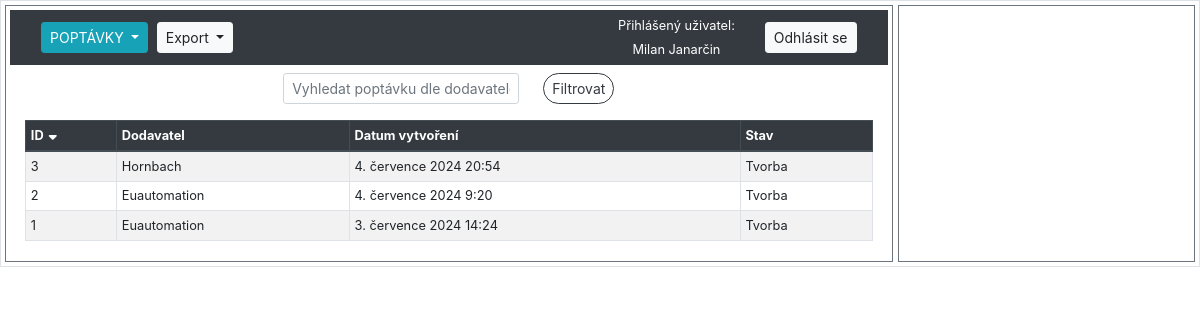
Before: /sklad/poptavky/ (signed in) with the older database file.
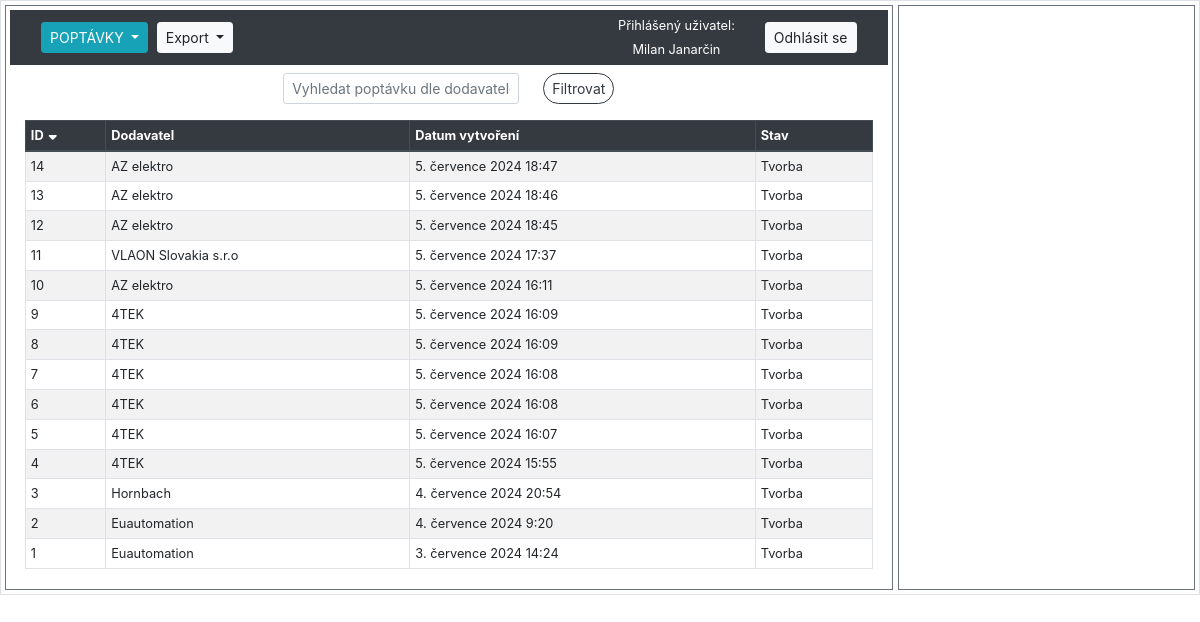
After: the same page with the newer database file.
### hpm_sklad/models.py (models this page shows, shortened)
class Poptavky(models.Model):
    class Meta:
        verbose_name_plural = 'Poptávky'
        verbose_name = 'Poptávka'
    STAVY_CHOICES = [
        ('Tvorba', 'Ve tvorbě'),
        ('Poptáno', 'Poptáno'),
        ('Uzavřeno', 'Uzavřeno'),
        ]
    dodavatel = models.ForeignKey(Dodavatele, on_delete=models.CASCADE, related_name='poptavky', verbose_name="Dodavatel")
    datum_vytvoreni = models.DateTimeField(auto_now_add=True, verbose_name="Datum vytvoření")
    stav = models.CharField(max_length=10, choices=STAVY_CHOICES, default='Tvorba', verbose_name="Stav poptávky")
    varianty = models.ManyToManyField('Varianty', through='PoptavkaVarianty')

class Dodavatele(models.Model):
    class Meta:
        verbose_name_plural = "Dodavatelé"
    LANGUAGE_CHOICES = [
        ('CZ', 'Český'),
        ('SK', 'Slovenský'),
        ('DE', 'Německý'),
        ('EN', 'Anglický')
    ]
    dodavatel = models.CharField(max_length=100, verbose_name="Dodavatel")
    kontakt = models.CharField(null=True, max_length=100, verbose_name="Kontaktní osoba")
    email = models.EmailField(null=True, max_length=100, verbose_name="E-mail")
    telefon = models.CharField(null=True, max_length=20, verbose_name="Telefon")
    jazyk = models.CharField(null=True, max_length=2, choices=LANGUAGE_CHOICES, default='CZ', verbose_name="Jazyk")
    def __str__(self):
        return f"{self.dodavatel}"

### hpm_sklad/views.py (the view, shortened to what this page needs)
# urls.py: path('sklad/poptavky/', views.PoptavkaListView.as_view(), name='poptavky'),
class PoptavkaListView(LoginRequiredMixin, ListView):
    model = Poptavky
    template_name = 'hpm_sklad/poptavky.html'
    paginate_by = 20
    export_csv = False
    def get_context_data(self, **kwargs):
        context = super().get_context_data(**kwargs)
        selected_id = self.request.GET.get('selected', None)
        if selected_id:
            context['selected_item'] = get_object_or_404(Dodavatele, id=selected_id)
        else:
            context['selected_item'] = None
        context.update({
            'db_table': 'poptavky',
            'sort': self.request.GET.get('sort', 'id'),
            'order': self.request.GET.get('order', 'down'),
            'query': self.request.GET.get('query', ''),
            'current_user': self.request.user,
        })
        return context
    def get_queryset(self):
        queryset = Poptavky.objects.all()
        query = self.request.GET.get('query', '')
        sort = self.request.GET.get('sort', 'id')
        order = self.request.GET.get('order', 'down')
        if query:
            queryset = queryset.filter(dodavatel__icontains=query)
        if order == 'down':
            sort = f"-{sort}"
        queryset = queryset.order_by(sort)
        return queryset
    def render_to_response(self, context, **response_kwargs):
        if getattr(self, 'export_csv', False):
            return self.export_to_csv(self.get_queryset())
        else:
            return super().render_to_response(context, **response_kwargs)

### hpm_sklad/templatetags/custom_filters.py (called while the page is built)
@register.filter
def url_remove_param(querystring, params):
    params = params.split(',')
    new_querystring = '&'.join(
        f"{key}={value}"
        for part in querystring.split('&')
        if '=' in part and (key := part.split('=')[0]) not in params and (value := part.split('=')[1])
    )
    return new_querystring

### hpm_sklad/templates/hpm_sklad/poptavky.html (shortened to what this page needs)
{% extends "hpm_sklad/base_left_right_column.html" %}
{% load static %}
{% load custom_filters %}
{% block left_content %}
    <form method="GET" action="" class="form-inline justify-content-center align-items-center small my-2">
        <div class="form-group mx-sm-2 mb-2">
            <input class="form-control form-control-sm mr-sm-2" type="text" name="query" placeholder="Vyhledat poptávku dle dodavatele" value="{{ request.GET.query }}">
        </div>
        <div class="form-group mx-sm-2 mb-2">
            <button class="btn btn-outline-dark btn-sm rounded-pill" type="submit">Filtrovat</button>
        </div>
    </form>
    <div class="container-fluid">
        <table class="table table-sm table-hover table-striped table-bordered">
            <thead class="thead-dark">
                <tr>
                    {% with request.GET.urlencode as querystring %}
                        <th>
                            <a href="?sort=id&order={% if request.GET.sort == 'id' and request.GET.order == 'up' %}down{% else %}up{% endif %}&{{ querystring|url_remove_param:'sort,order' }}">
                                ID
                                {% if not request.GET.sort %}
                                    <i class="fas fa-sort-down"></i>
                                {% endif %}
                            </a>
                        </th>
                        <th>
                            <a href="?sort=dodavatel&order={% if request.GET.sort == 'dodavatel' and request.GET.order == 'up' %}down{% else %}up{% endif %}&{{ querystring|url_remove_param:'sort,order' }}">
                                Dodavatel
                            </a>
                        </th>
                        <th>
                            <a href="?sort=kontakt&order={% if request.GET.sort == 'kontakt' and request.GET.order == 'up' %}down{% else %}up{% endif %}&{{ querystring|url_remove_param:'sort,order' }}">
                                Datum vytvoření
                            </a>
                        </th>
                        <th>
                            <a href="?sort=email&order={% if request.GET.sort == 'email' and request.GET.order == 'up' %}down{% else %}up{% endif %}&{{ querystring|url_remove_param:'sort,order' }}">
                                Stav
                            </a>
                        </th>
                    {% endwith %}
                </tr>
            </thead>
            <tbody class="show-pointer">
                {% for item in object_list %}
                    <tr data-id="{{ item.id }}" data-detail-url="{% url 'poptavka_varianty' item.id%}" onclick="loadDetail('{% url 'poptavka_varianty' item.id %}', '{{ item.id }}')">
                        <td>{{ item.id }}</td>
                        <td>{{ item.dodavatel|truncatechars:30 }}</td>
                        <td>{{ item.datum_vytvoreni }}</td>
                        <td>{{ item.stav }}</td>
                    </tr>
                {% endfor %}
            </tbody>
        </table>
    </div>
{% endblock %}

### hpm_sklad/templates/hpm_sklad/base_left_right_column.html (shortened to what this page needs)
{% load static %}
<!DOCTYPE html>
<html>
    <head>
        <link rel="stylesheet" type="text/css" href="{% static 'css/style.css' %}">
        <link rel="stylesheet" href="https://cdnjs.cloudflare.com/ajax/libs/font-awesome/6.5.2/css/all.min.css">
        <link href="https://stackpath.bootstrapcdn.com/bootstrap/4.5.2/css/bootstrap.min.css" rel="stylesheet">
    </head>
    <body>
        <main class="container-fluid">
            <div class="row p-1 border">
                <div class="col p-1 border border-secondary">
                    <header>
                        {% include "hpm_sklad/navbar.html" %}
                    </header>
                    {% block left_content %}{% endblock %}
                </div>
                <div class="col-3 p-1 border border-secondary" id="detail">
                </div>
            </div>
        </main>
    </body>
</html>

### hpm_sklad/templates/hpm_sklad/navbar.html (shortened to what this page needs)
<nav class="navbar navbar-expand-lg navbar-dark bg-dark">
    <div class="col">
        <div class="btn-group btn-group-sm dropdown my-1 mr-1">
            <button class="btn btn-info dropdown-toggle" type="button" id="dropdownMenuButton1" data-toggle="dropdown" aria-haspopup="true" aria-expanded="false">
                {% if db_table == 'sklad' %}SKLAD{% elif db_table == 'audit_log' %}POHYBY{% elif db_table == 'dodavatele' %}DODAVATELÉ{% elif db_table == 'poptavky' %}POPTÁVKY{% else %}Výběr modulu{% endif %}
            </button>
        </div>
        {% if db_table %}
            <div class="btn-group btn-group-sm dropdown mr-1">
                <button class="btn btn-light dropdown-toggle" type="button" id="dropdownMenuButton2" data-toggle="dropdown" aria-haspopup="true" aria-expanded="false">
                    Export
                </button>
            </div>
        {% endif %}
    </div>
    {% if user.is_authenticated %}
        <div class="col-auto">
            <div>
                <p class="h6 small text-white">Přihlášený uživatel:</p>
            </div>
            <div>
                <p class="h6 small text-center my-0 text-white">{{ current_user.first_name }} {{ current_user.last_name }}</p>
            </div>
        </div>
        <div class="col-auto">
            <a class="btn btn-light btn-sm" href="{% url 'logout' %}">Odhlásit se</a>
        </div>
    {% else %}
        <div class="col-auto">
            <a class="btn btn-light btn-sm" href="{% url 'login' %}">Přihlásit se</a>
            <a class="btn btn-light btn-sm" href="{% url 'signup' %}">Registrace</a>
        </div>
    {% endif %}
</nav>

### hpm_sklad/templates/hpm_sklad/pagination.html (shortened to what this page needs)
{% load custom_filters %}

### hpm_sklad/static/css/style.css (style rules this page uses)
form .form-group { margin-bottom: 5px; }
.row { display: flex; flex-wrap: wrap; gap: 5px; }
table { font-size: 0.8rem; }
.table-sm th a { color: inherit; text-decoration: none; display: inline-flex; align-items: center; }
.table-sm th a .fa-sort-up, .table-sm th a .fa-sort-down { margin-left: 5px; }
.show-pointer { cursor: pointer; }

Changed rows visible on the page:
added Poptavky: id "14", dodavatel "AZ elektro", datum_vytvoreni "5. července 2024 18:47", stav "Tvorba"
added Poptavky: id "13", dodavatel "AZ elektro", datum_vytvoreni "5. července 2024 18:46", stav "Tvorba"
added Poptavky: id "12", dodavatel "AZ elektro", datum_vytvoreni "5. července 2024 18:45", stav "Tvorba"
added Poptavky: id "11", dodavatel "VLAON Slovakia s.r.o", datum_vytvoreni "5. července 2024 17:37", stav "Tvorba"
added Poptavky: id "10", dodavatel "AZ elektro", datum_vytvoreni "5. července 2024 16:11", stav "Tvorba"
added Poptavky: id "9", dodavatel "4TEK", datum_vytvoreni "5. července 2024 16:09", stav "Tvorba"
added Poptavky: id "8", dodavatel "4TEK", datum_vytvoreni "5. července 2024 16:09", stav "Tvorba"
added Poptavky: id "7", dodavatel "4TEK", datum_vytvoreni "5. července 2024 16:08", stav "Tvorba"
added Poptavky: id "6", dodavatel "4TEK", datum_vytvoreni "5. července 2024 16:08", stav "Tvorba"
added Poptavky: id "5", dodavatel "4TEK", datum_vytvoreni "5. července 2024 16:07", stav "Tvorba"
added Poptavky: id "4", dodavatel "4TEK", datum_vytvoreni "5. července 2024 15:55", stav "Tvorba"
